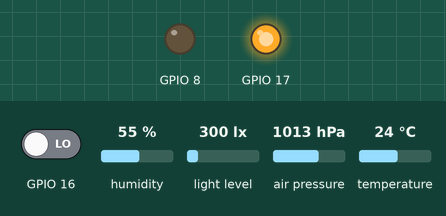
Simulated run of this program. Board: ESP32-C6. On the bench: output pins drawn as LEDs (lit = HIGH). The test bench sets the inputs (shaded band); at power-on: GPIO 16 LOW, humidity 55 %, light level 300 lx, air pressure 1013 hPa, temperature 24 °C. WiFi joins after 1.5 s; servers stay silent unless stated; no MQTT or app messages arrive unless stated; what the program prints to the serial monitor is not drawn.

Above: at 3.7 s.
3.8 s: GPIO 16 driven HIGH
At 4.6 s:
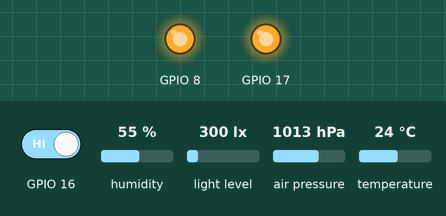
8.3 s: GPIO 16 driven LOW
At 19.2 s:
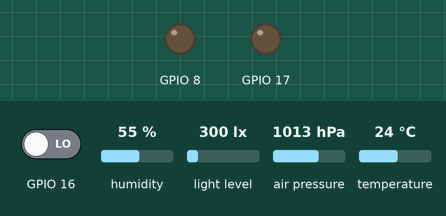
Timing chart, 0 to 19.8 s (numbered marks = the images above; inputs shaded):
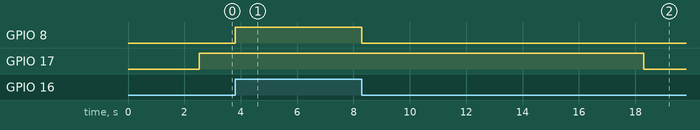

The program:

main.cpp
```cpp
#include <Arduino.h>
#include <WiFi.h>
#include <PubSubClient.h>

// Include our modularized files
#include "config.h"
#include "connections.h"
#include "light_controller.h"
#include "sensors.h"

// --- Global Objects ---
WiFiClient espClient;
PubSubClient client(espClient);

// --- Non-Blocking Timers ---
unsigned long lastMqttReconnectAttempt = 0;

void setup() {
  Serial.begin(115200);

  setup_light_controller(); // Set up the pins and sensors for the light controller
  setup_environmental_sensors(); // Set up environmental sensors

  setup_wifi();

  // Configure MQTT client
  client.setServer(MQTT_SERVER, 1883);
  client.setBufferSize(DEVICE_DISCOVERY_PAYLOAD_SIZE);
  client.setCallback(mqtt_callback);
}

void loop() {
  if (!client.connected()) {
    long now = millis();
    if (now - lastMqttReconnectAttempt > 5000) {
      lastMqttReconnectAttempt = now;
      reconnect();
    }
  } else {
    client.loop();
  }

  loop_light_controller(); // Run the core logic for the light controller
  read_environmental_sensors(); // Read environmental sensors
}
```

connections.h
```cpp
#ifndef CONNECTIONS_H
#define CONNECTIONS_H

#include <PubSubClient.h>

// "extern" tells the compiler that this object exists, but is defined
// in a different file (in our case, main.cpp).
extern PubSubClient client;

// This is the public list of functions available from this module.
void setup_wifi();
void reconnect();
void mqtt_callback(char* topic, byte* payload, unsigned int length);

#endif // CONNECTIONS_H
```

discovery.h
```cpp
#ifndef DISCOVERY_H
#define DISCOVERY_H

// The public function that will be called from connections.cpp
void mqtt_discovery();

#endif // DISCOVERY_H //
```

light_controller.h
```cpp
#ifndef LIGHT_CONTROLLER_H
#define LIGHT_CONTROLLER_H

#include <String.h>

// --- Public Interface for the Light Controller Module ---

// Call this from setup()
void setup_light_controller();

// Call this from loop()
void loop_light_controller();

// --- MQTT Command Handlers ---
// These will be called by mqtt_callback in connections.cpp
void handle_light_command(String message);
void handle_motion_timer_command(String message);
void handle_manual_timer_command(String message);

// --- Data Getters ---
// For publishing initial state on MQTT reconnect
// unsigned long get_motion_timer_duration();
// unsigned long get_manual_timer_duration();
unsigned long get_current_timer_duration();

#endif // LIGHT_CONTROLLER_H
```

sensors.h
```cpp
#ifndef SENSORS_H
#define SENSORS_H

void setup_environmental_sensors();
void read_environmental_sensors();

#endif // SENSORS_H
```

connections.cpp
```cpp
#include <WiFi.h>
#include <PubSubClient.h>
#include "connections.h"
#include "config.h"
#include "discovery.h"      // For MQTT discovery message
#include "light_controller.h" // To handle light commands and timer updates

// This requires the global client object defined in main.cpp
extern PubSubClient client;

void setup_wifi() {
  delay(10);
  Serial.println();
  Serial.print("Connecting to ");
  Serial.println(WIFI_SSID);

  WiFi.setHostname(DEVICE_ID);
  WiFi.begin(WIFI_SSID, WIFI_PASSWORD);

  while (WiFi.status() != WL_CONNECTED) {
    delay(500);
    Serial.print(".");
  }

  Serial.println("");
  Serial.println("WiFi connected");
  Serial.print("IP address: ");
  Serial.println(WiFi.localIP());
}

// --- MQTT Message Callback ---
// This function is the central router for all incoming MQTT messages.
void mqtt_callback(char* topic, byte* payload, unsigned int length) {
  // Convert the payload to a printable string
  payload[length] = '\0'; // Add a null terminator
  String message = (char*)payload;

  Serial.println("--- MQTT Message Received ---");
  Serial.print("Topic: ");
  Serial.println(topic);
  Serial.print("Payload: ");
  Serial.println(message);
  Serial.println("-----------------------------");

  // ---- Route messages to the light controller based on topic ----
  if (String(topic) == MQTT_TOPIC_LIGHT_COMMAND) {
    handle_light_command(message);
  } else if (String(topic) == MQTT_TOPIC_MOTION_TIMER_COMMAND) {
    handle_motion_timer_command(message);
  } else if (String(topic) == MQTT_TOPIC_MANUAL_TIMER_COMMAND) {
    handle_manual_timer_command(message);
  }
}

// --- MQTT Reconnect Logic ---
void reconnect() {
  Serial.print("Attempting MQTT connection...");

  if (client.connect(DEVICE_ID, MQTT_USER, MQTT_PASSWORD, MQTT_TOPIC_DEVICE_AVAILABILITY, 1, true, MQTT_PAYLOAD_OFFLINE)) {
    Serial.println("connected!");

    // Publish device availability
    client.publish(MQTT_TOPIC_DEVICE_AVAILABILITY, MQTT_PAYLOAD_ONLINE, true);

    // Publish the initial timer states (in seconds)
    String motion_payload = String(INITIAL_MOTION_TIMER_DURATION_MS / 1000);
    client.publish(MQTT_TOPIC_MOTION_TIMER_STATE, motion_payload.c_str(), true);

    String manual_payload = String(INITIAL_MANUAL_TIMER_DURATION_MS / 1000);
    client.publish(MQTT_TOPIC_MANUAL_TIMER_STATE, manual_payload.c_str(), true);

    Serial.println("Published initial timer states.");

    // --- Subscribe to Command Topics ---
    Serial.println("------------------------------");
    client.subscribe(MQTT_TOPIC_LIGHT_COMMAND);
    client.subscribe(MQTT_TOPIC_MOTION_TIMER_COMMAND);
    client.subscribe(MQTT_TOPIC_MANUAL_TIMER_COMMAND);
    Serial.println("Subscribed to command topics.");

    // Publish the discovery message
    mqtt_discovery();

  } else {
    Serial.print("failed, rc=");
    Serial.print(client.state());
    Serial.println(" try again in 5 seconds");
  }
}
```

discovery.cpp
```cpp
#include <ArduinoJson.h>
#include <PubSubClient.h>
#include "discovery.h"
#include "config.h"

// This function needs access to the global MQTT client object
extern PubSubClient client;

void mqtt_discovery() {

    // Build and publish discovery json for the device and all components
    JsonDocument discovery_doc;
    const char* discovery_topic = "homeassistant/device/shed_sensor_hub/config"; // Unique topic for this device

    // Device document
    JsonObject device_doc = discovery_doc["device"].to<JsonObject>();
    device_doc["name"] = "Shed Sensor Hub";
    device_doc["ids"] = DEVICE_ID;  // shed_solar_power_monitor
    device_doc["mf"] = "Psyki Heavy Industries - Gem Systems";
    device_doc["mdl"] = "ESP32-C6 Sensor Core";
    device_doc["suggested_area"] = "Shed";

    // Origin document
    JsonObject origin_doc = discovery_doc["o"].to<JsonObject>();
    origin_doc["name"] = "Shed Sensor Control System";
    origin_doc["sw"] = "0.1";
    origin_doc["url"] = "https://switz.org";

    JsonObject cmps_doc = discovery_doc["cmps"].to<JsonObject>();

    // Light
    JsonObject light_cmp = cmps_doc["shed_main_light"].to<JsonObject>();
    light_cmp["name"] = "Shed Main Light";
    light_cmp["p"] = "light";
    light_cmp["uniq_id"] = "shed_sensor_hub_main_light";
    light_cmp["object_id"] = "shed_main_light";
    light_cmp["~"] = MQTT_BASE_TOPIC_LIGHT;                 // home/shed/light/main
    light_cmp["stat_t"] = "~/state";                        // home/shed/light/main/state
    light_cmp["cmd_t"] = "~/command";                       // home/shed/light/main/command
    light_cmp["avty_t"] = MQTT_TOPIC_DEVICE_AVAILABILITY;   // devices/shed_sensor_hub/status
    light_cmp["pl_on"] = MQTT_PAYLOAD_ON;
    light_cmp["pl_off"] = MQTT_PAYLOAD_OFF;

    // Motion activated light timer
    JsonObject motion_timer_cmp = cmps_doc["shed_motion_timer"].to<JsonObject>();
    motion_timer_cmp["name"] = "Shed Motion Timer";
    motion_timer_cmp["p"] = "number";
    motion_timer_cmp["min"] = 10;
    motion_timer_cmp["max"] = 3600;
    motion_timer_cmp["unit_of_meas"] = "s";
    motion_timer_cmp["uniq_id"] = "shed_sensor_hub_motion_timer";
    motion_timer_cmp["object_id"] = "shed_motion_timer";
    motion_timer_cmp["~"] = MQTT_BASE_TOPIC_MOTION_TIMER; 		    // home/shed/number/motion_timer
    motion_timer_cmp["stat_t"] = "~/state";                         // home/shed/number/motion_timer/state
    motion_timer_cmp["cmd_t"] = "~/command";                        // home/shed/number/motion_timer/command
    motion_timer_cmp["avty_t"] = MQTT_TOPIC_DEVICE_AVAILABILITY;    // devices/shed_sensor_hub/status

    // Manual override light timer
    JsonObject manual_timer_cmp = cmps_doc["shed_manual_timer"].to<JsonObject>();
    manual_timer_cmp["name"] = "Shed Manual Timer";
    manual_timer_cmp["p"] = "number";
    manual_timer_cmp["min"] = 10;
    manual_timer_cmp["max"] = 3600;
    manual_timer_cmp["unit_of_meas"] = "s";
    manual_timer_cmp["uniq_id"] = "shed_sensor_hub_manual_timer";
    manual_timer_cmp["object_id"] = "shed_manual_timer";
    manual_timer_cmp["~"] = MQTT_BASE_TOPIC_MANUAL_TIMER; 		    // home/shed/number/manual_timer
    manual_timer_cmp["stat_t"] = "~/state";                         // home/shed/number/manual_timer/state
    manual_timer_cmp["cmd_t"] = "~/command";                        // home/shed/number/manual_timer/command
    manual_timer_cmp["avty_t"] = MQTT_TOPIC_DEVICE_AVAILABILITY;    // devices/shed_sensor_hub/status

    // Sensors
    // Motion sensor
    JsonObject motion_sensor_cmp = cmps_doc["shed_motion_sensor"].to<JsonObject>();
    motion_sensor_cmp["name"] = "Shed Motion";
    motion_sensor_cmp["p"] = "binary_sensor";
    motion_sensor_cmp["dev_cla"] = "motion";
    motion_sensor_cmp["stat_on"] = "ON";
    motion_sensor_cmp["stat_off"] = "OFF";
    motion_sensor_cmp["uniq_id"] = "shed_sensor_hub_motion_sensor";
    motion_sensor_cmp["object_id"] = "shed_motion_sensor";
    motion_sensor_cmp["stat_t"] = MQTT_TOPIC_MOTION_STATE;           // home/shed/binary_sensor/motion/state
    motion_sensor_cmp["avty_t"] = MQTT_TOPIC_DEVICE_AVAILABILITY;   // devices/shed_sensor_hub/status
    motion_sensor_cmp["pl_on"] = MQTT_PAYLOAD_ON;
    motion_sensor_cmp["pl_off"] = MQTT_PAYLOAD_OFF;

    // Occupancy sensor
    JsonObject occupancy_sensor_cmp = cmps_doc["shed_occupancy_sensor"].to<JsonObject>();
    occupancy_sensor_cmp["name"] = "Shed Occupancy";
    occupancy_sensor_cmp["p"] = "binary_sensor";
    occupancy_sensor_cmp["dev_cla"] = "occupancy";
    occupancy_sensor_cmp["stat_on"] = "ON";
    occupancy_sensor_cmp["stat_off"] = "OFF";
    occupancy_sensor_cmp["uniq_id"] = "shed_sensor_hub_occupancy_sensor";
    occupancy_sensor_cmp["object_id"] = "shed_occupancy_sensor";
    occupancy_sensor_cmp["stat_t"] = MQTT_TOPIC_OCCUPANCY_STATE;        // home/shed/binary_sensor/occupancy/state
    occupancy_sensor_cmp["avty_t"] = MQTT_TOPIC_DEVICE_AVAILABILITY;    // devices/shed_sensor_hub/status
    occupancy_sensor_cmp["pl_on"] = MQTT_PAYLOAD_ON;
    occupancy_sensor_cmp["pl_off"] = MQTT_PAYLOAD_OFF;

    // Temperature Sensor (°F)
    JsonObject temp_sensor_cmp = cmps_doc["shed_temp_sensor"].to<JsonObject>();
    temp_sensor_cmp["name"] = "Shed Temperature";
    temp_sensor_cmp["p"] = "sensor";
    temp_sensor_cmp["dev_cla"] = "temperature";
    temp_sensor_cmp["unit_of_meas"] = "°F";
    temp_sensor_cmp["stat_cla"] = "measurement";
    temp_sensor_cmp["uniq_id"] = "shed_sensor_hub_temp_sensor";
    temp_sensor_cmp["object_id"] = "shed_temp_sensor";
    temp_sensor_cmp["stat_t"] = MQTT_TOPIC_TEMPERATURE_SHED_STATE;      // home/shed/sensor/temperature/state
    temp_sensor_cmp["avty_t"] = MQTT_TOPIC_DEVICE_AVAILABILITY;    // devices/shed_sensor_hub/status
    temp_sensor_cmp["val_tpl"] = "{{ value | float }}";          // Ensure the value is treated as a float

    // Humidity Sensor (%)
    JsonObject humidity_sensor_cmp = cmps_doc["shed_humidity_sensor"].to<JsonObject>();
    humidity_sensor_cmp["name"] = "Shed Humidity";
    humidity_sensor_cmp["p"] = "sensor";
    humidity_sensor_cmp["dev_cla"] = "humidity";
    humidity_sensor_cmp["unit_of_meas"] = "%";
    humidity_sensor_cmp["stat_cla"] = "measurement";
    humidity_sensor_cmp["uniq_id"] = "shed_sensor_hub_humidity_sensor";
    humidity_sensor_cmp["object_id"] = "shed_humidity_sensor";
    humidity_sensor_cmp["stat_t"] = MQTT_TOPIC_HUMIDITY_SHED_STATE;      // home/shed/sensor/humidity/state
    humidity_sensor_cmp["avty_t"] = MQTT_TOPIC_DEVICE_AVAILABILITY;  // devices/shed_sensor_hub/status
    humidity_sensor_cmp["val_tpl"] = "{{ value | float }}";          // Ensure the value is treated as a float

    // Pressure Sensor (hPa)
    JsonObject pressure_sensor_cmp = cmps_doc["shed_pressure_sensor"].to<JsonObject>();
    pressure_sensor_cmp["name"] = "Shed Pressure";
    pressure_sensor_cmp["p"] = "sensor";
    pressure_sensor_cmp["dev_cla"] = "atmospheric_pressure";
    pressure_sensor_cmp["unit_of_meas"] = "hPa";
    pressure_sensor_cmp["stat_cla"] = "measurement";
    pressure_sensor_cmp["uniq_id"] = "shed_sensor_hub_pressure_sensor";
    pressure_sensor_cmp["object_id"] = "shed_pressure_sensor";
    pressure_sensor_cmp["stat_t"] = MQTT_TOPIC_PRESSURE_SHED_STATE;      // home/shed/sensor/pressure/state
    pressure_sensor_cmp["avty_t"] = MQTT_TOPIC_DEVICE_AVAILABILITY;  // devices/shed_sensor_hub/status
    pressure_sensor_cmp["val_tpl"] = "{{ value | float }}";          // Ensure the value is treated as a float

    // Ambient Light Sensor (lux)
    JsonObject lux_sensor_cmp = cmps_doc["shed_lux_sensor"].to<JsonObject>();
    lux_sensor_cmp["name"] = "Shed Ambient Light";
    lux_sensor_cmp["p"] = "sensor";
    lux_sensor_cmp["dev_cla"] = "illuminance";
    lux_sensor_cmp["unit_of_meas"] = "lx";
    lux_sensor_cmp["stat_cla"] = "measurement";
    lux_sensor_cmp["uniq_id"] = "shed_sensor_hub_lux_sensor";
    lux_sensor_cmp["object_id"] = "shed_lux_sensor";
    lux_sensor_cmp["stat_t"] = MQTT_TOPIC_LUX_SHED_STATE;            // home/shed/sensor/lux/state
    lux_sensor_cmp["avty_t"] = MQTT_TOPIC_DEVICE_AVAILABILITY;  // devices/shed_sensor_hub/status
    lux_sensor_cmp["val_tpl"] = "{{ value | float }}";          // Ensure the value is treated as a float

    // Print the JSON document to Serial for debugging
    Serial.println("--- MQTT Discovery Payload ---");
    serializeJsonPretty(discovery_doc, Serial);
    Serial.println();
    Serial.print("Discovery Topic: ");
    Serial.println(discovery_topic);

    // Print the total size of the JSON document
    size_t jsonSize = measureJson(discovery_doc);
    Serial.println("--------------------------------");
    Serial.print("Total JSON size: ");
    Serial.println(jsonSize);
    Serial.println("--------------------------------");

    if (jsonSize < DEVICE_DISCOVERY_PAYLOAD_SIZE) {
        Serial.println("Publishing discovery document to MQTT broker...");
        static char buffer[DEVICE_DISCOVERY_PAYLOAD_SIZE];
        serializeJson(discovery_doc, buffer);
        client.publish(discovery_topic, buffer, true);
    } else {
        Serial.println("Error: JSON document size exceeds buffer size.");
    }
}
```

sensors.cpp
```cpp
#include <Adafruit_AHTX0.h>
#include <Adafruit_BMP280.h>
#include <Adafruit_VEML7700.h>
#include <Wire.h>
#include <PubSubClient.h>
#include "config.h"

extern PubSubClient client;

// --- Sensor Objects ---
Adafruit_AHTX0 aht;
Adafruit_BMP280 bmp; // I2C
Adafruit_VEML7700 veml;

// --- Non-Blocking Sensor Timers ---
unsigned long lastAHTReadTime = 0;
unsigned long lastBMPReadTime = 0;
unsigned long lastLUXReadTime = 0;

const int ahtReadInterval = 1000; // Read AHT10 every 1 second
const int bmpReadInterval = 1000; // Read BMP280 every 1 second
const int luxReadInterval = 1000; // Read LUX every 1 second

// Call this from setup()
void setup_environmental_sensors() {
    Serial.println("Initializing Environmental Sensors...");

    // AHT10 Temperature and Humidity Sensor Setup
    Serial.println("Initializing AHT10 Sensor...");
    if (!aht.begin()) {
        Serial.println("Failed to find AHT10 chip");
    } else {
        Serial.println("AHT10 Initialized.");
    }

    // BMP280 Pressure Sensor Setup
    Serial.println("Initializing BMP280 Sensor...");
    if (!bmp.begin()) {
        Serial.println("Failed to find BMP280 chip");
    } else {
        Serial.println("BMP280 Initialized.");
    }

    // VEML7700 Light Sensor Setup
    Serial.println("Initializing VEML7700 Sensor...");
    if (!veml.begin()) {
        Serial.println("Failed to find VEML7700 chip");
    } else {
        Serial.println("VEML7700 Initialized.");
        veml.setGain(VEML7700_GAIN_1);
        veml.setIntegrationTime(VEML7700_IT_100MS);
    }
    Serial.println("Environmental Sensors Initialized.");
    delay(500); // Pause for serial monitor
}

// Call this from loop()
void read_environmental_sensors() {
  unsigned long currentTime = millis();

  // Read AHT10 Sensor
  if (currentTime - lastAHTReadTime >= ahtReadInterval) {
    lastAHTReadTime = currentTime;
    sensors_event_t humidityEvent, tempEvent;
    aht.getEvent(&humidityEvent, &tempEvent);
    float temperatureF = (tempEvent.temperature * 9.0 / 5.0) + 32.0; // Convert to Fahrenheit
    float humidity = humidityEvent.relative_humidity;
    client.publish(MQTT_TOPIC_TEMPERATURE_SHED_STATE, String(temperatureF).c_str());
    client.publish(MQTT_TOPIC_HUMIDITY_SHED_STATE, String(humidity).c_str());
  }

  // Read BMP280 Sensor
  if (currentTime - lastBMPReadTime >= bmpReadInterval) {
    lastBMPReadTime = currentTime;
    float pressure_hPa = bmp.readPressure() / 100.0F; // Convert to hPa
    client.publish(MQTT_TOPIC_PRESSURE_SHED_STATE, String(pressure_hPa).c_str());
  }

  // Read VEML7700 Sensor
  if (currentTime - lastLUXReadTime >= luxReadInterval) {
    lastLUXReadTime = currentTime;
    float luxValue = veml.readLux();
    char payload[10];
    dtostrf(luxValue, 1, 2, payload);
    client.publish(MQTT_TOPIC_LUX_SHED_STATE, payload, true);
  }
}
```

Source omitted: light_controller.cpp (6503 bytes), config.h (1940 bytes), config.cpp (2443 bytes)

Measured:
- after the input at 3.8 s, GPIO 8: LOW → HIGH at once
- after the input at 8.3 s, GPIO 8: HIGH → LOW at once; GPIO 17: HIGH → LOW after 10.0 s
